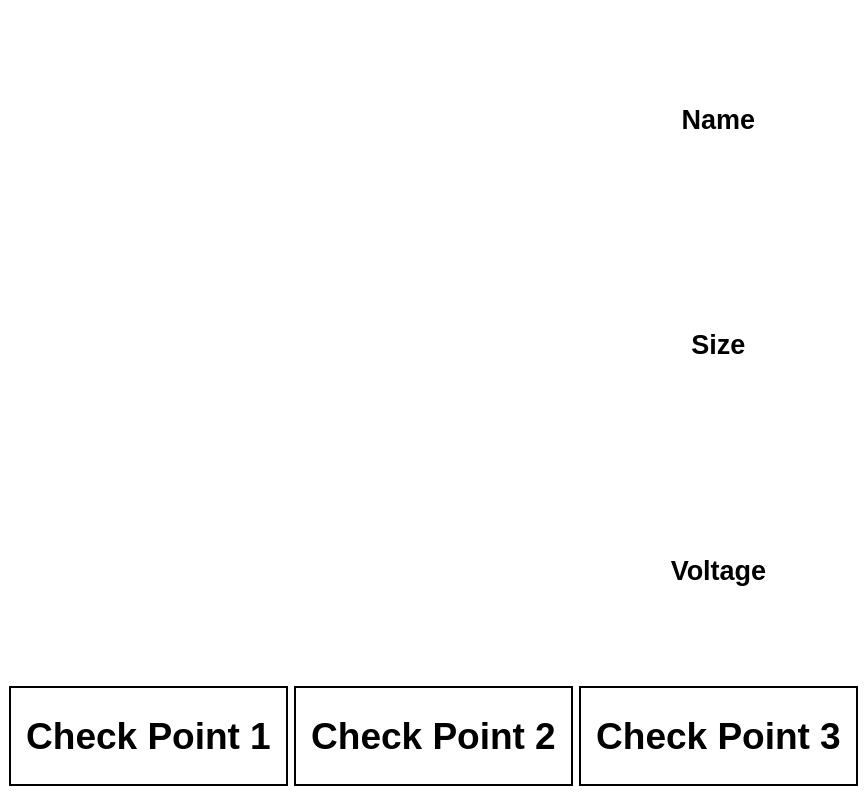
<?xml version="1.0" encoding="UTF-8"?>
<ui version="4.0">
 <class>MainWindow</class>
 <widget class="QMainWindow" name="MainWindow">
  <property name="geometry">
   <rect>
    <x>0</x>
    <y>0</y>
    <width>867</width>
    <height>795</height>
   </rect>
  </property>
  <property name="minimumSize">
   <size>
    <width>0</width>
    <height>0</height>
   </size>
  </property>
  <property name="maximumSize">
   <size>
    <width>16777215</width>
    <height>16777215</height>
   </size>
  </property>
  <property name="windowTitle">
   <string>Blue Team</string>
  </property>
  <widget class="QWidget" name="centralwidget">
   <property name="styleSheet">
    <string notr="true">background-color: #FFFFFF</string>
   </property>
   <layout class="QGridLayout" name="gridLayout_2">
    <item row="0" column="0">
     <layout class="QVBoxLayout" name="verticalLayout">
      <item>
       <layout class="QHBoxLayout" name="horizontalLayout_3">
        <item>
         <widget class="QLabel" name="label">
          <property name="maximumSize">
           <size>
            <width>700</width>
            <height>400</height>
           </size>
          </property>
          <property name="text">
           <string/>
          </property>
         </widget>
        </item>
        <item>
         <widget class="QLabel" name="imageToShow">
          <property name="text">
           <string/>
          </property>
          <property name="alignment">
           <set>Qt::AlignCenter</set>
          </property>
         </widget>
        </item>
        <item>
         <layout class="QVBoxLayout" name="verticalLayout_2">
          <item>
           <widget class="QLabel" name="lblName">
            <property name="font">
             <font>
              <pointsize>20</pointsize>
              <weight>75</weight>
              <bold>true</bold>
             </font>
            </property>
            <property name="text">
             <string>Name</string>
            </property>
            <property name="alignment">
             <set>Qt::AlignCenter</set>
            </property>
           </widget>
          </item>
          <item>
           <widget class="QLabel" name="lblSize">
            <property name="font">
             <font>
              <pointsize>20</pointsize>
              <weight>75</weight>
              <bold>true</bold>
             </font>
            </property>
            <property name="text">
             <string>Size</string>
            </property>
            <property name="alignment">
             <set>Qt::AlignCenter</set>
            </property>
           </widget>
          </item>
          <item>
           <widget class="QLabel" name="lblPin">
            <property name="font">
             <font>
              <pointsize>20</pointsize>
              <weight>75</weight>
              <bold>true</bold>
             </font>
            </property>
            <property name="text">
             <string>Voltage</string>
            </property>
            <property name="alignment">
             <set>Qt::AlignCenter</set>
            </property>
           </widget>
          </item>
         </layout>
        </item>
       </layout>
      </item>
      <item>
       <layout class="QHBoxLayout" name="horizontalLayout">
        <property name="sizeConstraint">
         <enum>QLayout::SetFixedSize</enum>
        </property>
        <item>
         <widget class="QLabel" name="lblCheckPoint1">
          <property name="maximumSize">
           <size>
            <width>16777215</width>
            <height>100</height>
           </size>
          </property>
          <property name="font">
           <font>
            <pointsize>28</pointsize>
            <weight>75</weight>
            <bold>true</bold>
           </font>
          </property>
          <property name="layoutDirection">
           <enum>Qt::LeftToRight</enum>
          </property>
          <property name="frameShape">
           <enum>QFrame::WinPanel</enum>
          </property>
          <property name="text">
           <string>Check Point 1</string>
          </property>
          <property name="scaledContents">
           <bool>true</bool>
          </property>
          <property name="alignment">
           <set>Qt::AlignCenter</set>
          </property>
         </widget>
        </item>
        <item>
         <widget class="QLabel" name="lblCheckPoint2">
          <property name="maximumSize">
           <size>
            <width>16777215</width>
            <height>100</height>
           </size>
          </property>
          <property name="font">
           <font>
            <pointsize>28</pointsize>
            <weight>75</weight>
            <bold>true</bold>
           </font>
          </property>
          <property name="layoutDirection">
           <enum>Qt::LeftToRight</enum>
          </property>
          <property name="frameShape">
           <enum>QFrame::WinPanel</enum>
          </property>
          <property name="text">
           <string>Check Point 2</string>
          </property>
          <property name="scaledContents">
           <bool>true</bool>
          </property>
          <property name="alignment">
           <set>Qt::AlignCenter</set>
          </property>
         </widget>
        </item>
        <item>
         <widget class="QLabel" name="lblCheckPoint3">
          <property name="maximumSize">
           <size>
            <width>16777215</width>
            <height>100</height>
           </size>
          </property>
          <property name="font">
           <font>
            <pointsize>28</pointsize>
            <weight>75</weight>
            <bold>true</bold>
           </font>
          </property>
          <property name="layoutDirection">
           <enum>Qt::LeftToRight</enum>
          </property>
          <property name="frameShape">
           <enum>QFrame::WinPanel</enum>
          </property>
          <property name="text">
           <string>Check Point 3</string>
          </property>
          <property name="scaledContents">
           <bool>true</bool>
          </property>
          <property name="alignment">
           <set>Qt::AlignCenter</set>
          </property>
         </widget>
        </item>
       </layout>
      </item>
     </layout>
    </item>
   </layout>
  </widget>
 </widget>
 <resources/>
 <connections/>
</ui>
